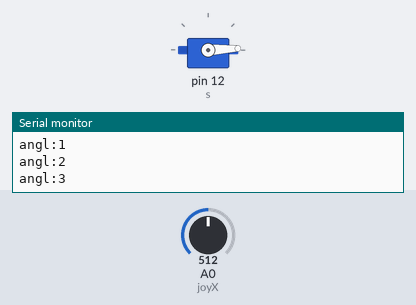
The sketch below on a simulated Arduino Uno, built with avr-gcc and run on an emulated ATmega328P. Parts: servo, the last lines printed to the serial monitor. The test bench sets the inputs (shaded band); at power-on: A0 (joyX) = 512.

Above: at 1.3 s.
1.4 s: A0 (joyX) set to 716
At 2.4 s:
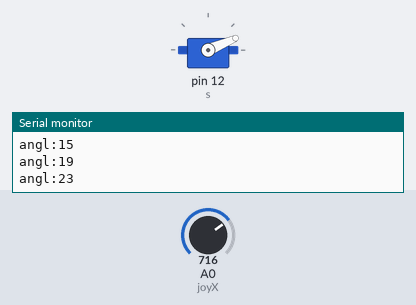
4.4 s: A0 (joyX) set to 900
At 4.4 s:
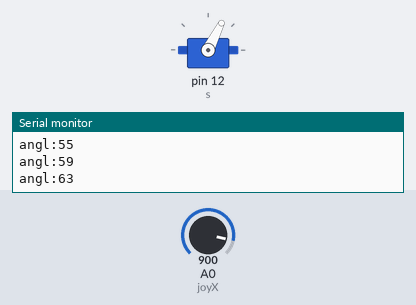
7.4 s: A0 (joyX) set to 460
8.9 s: A0 (joyX) set to 437
At 9.37 s:
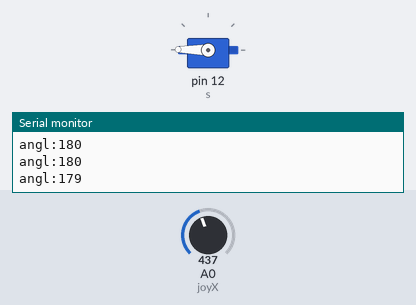
11.9 s: A0 (joyX) set to 1023
Timing chart, 0 to 14.5 s (numbered marks = the images above; inputs shaded):
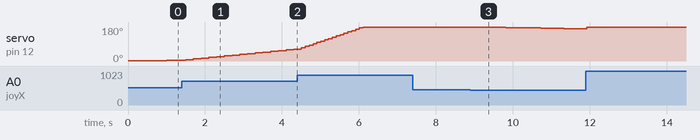

Measured:
- the behaviour switches between 448 and 447 on A0 (joyX) (found by bisection; images 2 and 3)
- after the input at 8.9 s, servo on pin 12 (s): moves from 180° to 171° over 2.4 s, starting after 0.32 s

The sketch:

SERVOPRIVOD.ino
```cpp
#include <Servo.h>
int angl = 0;
int joyX = 0;
Servo s;
void setup() {
  s.attach(12);
  pinMode(joyX, INPUT);
  Serial.begin(9600);
}

void loop() {
  int val = (analogRead(joyX)/64) - 8;
  angl = angl + val + 1;
  if (angl < 0){angl = 0;}
  if (angl > 180){angl = 180;}
  s.write(angl);
  Serial.print("angl:");
  Serial.println(angl);
  int spd = 500;
  if (val != 0){spd = (600/abs(val));}
  delay(spd);
}
```
